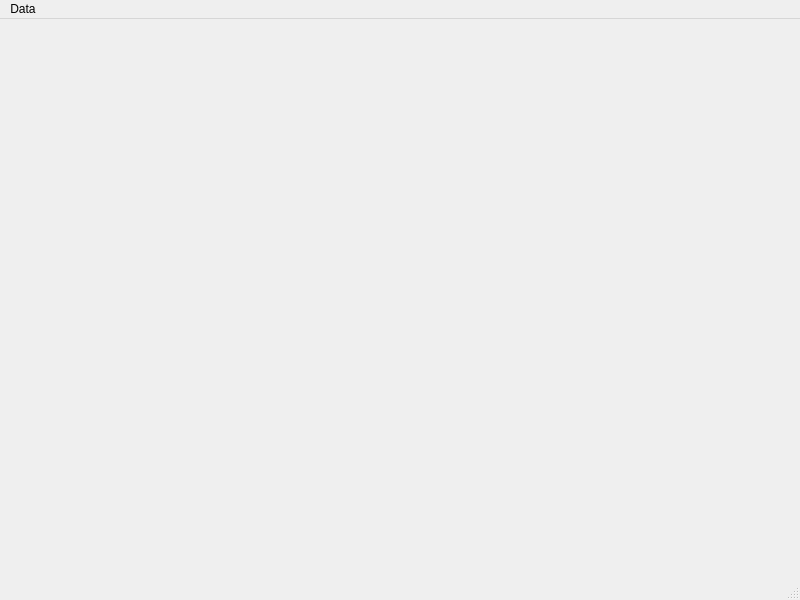
<?xml version="1.0" encoding="UTF-8"?>
<ui version="4.0">
 <class>MainWindow</class>
 <widget class="QMainWindow" name="MainWindow">
  <property name="geometry">
   <rect>
    <x>0</x>
    <y>0</y>
    <width>800</width>
    <height>600</height>
   </rect>
  </property>
  <property name="minimumSize">
   <size>
    <width>800</width>
    <height>600</height>
   </size>
  </property>
  <property name="windowTitle">
   <string>MainWindow</string>
  </property>
  <widget class="QWidget" name="centralwidget">
   <layout class="QGridLayout" name="gridLayout_4"/>
  </widget>
  <widget class="QMenuBar" name="menubar">
   <property name="geometry">
    <rect>
     <x>0</x>
     <y>0</y>
     <width>800</width>
     <height>26</height>
    </rect>
   </property>
   <widget class="QMenu" name="menuData">
    <property name="title">
     <string>Data</string>
    </property>
    <addaction name="actionfrom_folder"/>
    <addaction name="actionfrom_site"/>
   </widget>
   <addaction name="menuData"/>
  </widget>
  <widget class="QStatusBar" name="statusbar"/>
  <action name="actionfrom_folder">
   <property name="text">
    <string>from folder</string>
   </property>
  </action>
  <action name="actionfrom_site">
   <property name="text">
    <string>from site</string>
   </property>
  </action>
 </widget>
 <resources/>
 <connections>
  <connection>
   <sender>actionfrom_folder</sender>
   <signal>triggered()</signal>
   <receiver>MainWindow</receiver>
   <slot>selectFile()</slot>
   <hints>
    <hint type="sourcelabel">
     <x>-1</x>
     <y>-1</y>
    </hint>
    <hint type="destinationlabel">
     <x>390</x>
     <y>230</y>
    </hint>
   </hints>
  </connection>
  <connection>
   <sender>actionfrom_site</sender>
   <signal>triggered()</signal>
   <receiver>MainWindow</receiver>
   <slot>open_second_window()</slot>
   <hints>
    <hint type="sourcelabel">
     <x>-1</x>
     <y>-1</y>
    </hint>
    <hint type="destinationlabel">
     <x>290</x>
     <y>230</y>
    </hint>
   </hints>
  </connection>
 </connections>
 <slots>
  <slot>selectFile()</slot>
  <slot>open_second_window()</slot>
 </slots>
</ui>
